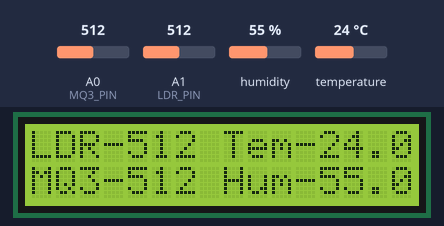
The sketch below on a simulated Arduino Uno, built with avr-gcc and run on an emulated ATmega328P. Parts: 16×2 character LCD. Inputs (shaded band) come from the test bench; at power-on: humidity 55 %, A0 (MQ3_PIN) = 512, A1 (LDR_PIN) = 512, temperature 24 °C. The modem accepts every AT command (registered, SIM ready, sends succeed) and sends nothing else; what the sketch prints to the serial monitor is not drawn.

Above: at 12.3 s.
12.4 s: humidity set to 22 %
At 17.5 s:
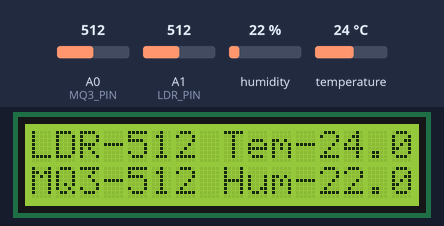
17.9 s: A0 (MQ3_PIN) set to 716
At 22.8 s:
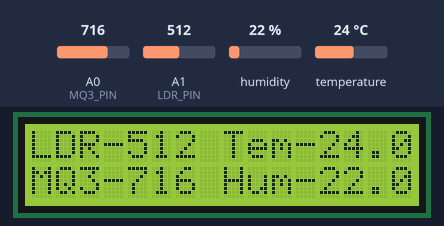
23.1 s: A1 (LDR_PIN) set to 716
At 28.0 s:
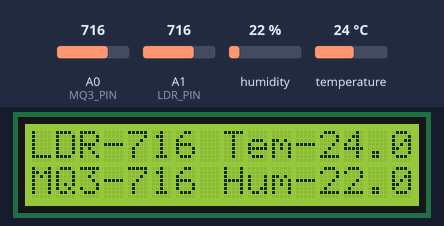
28.3 s: temperature set to 12 °C
At 33.2 s:
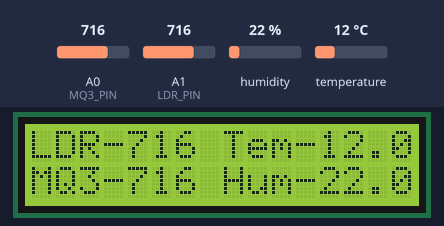
33.5 s: A0 (MQ3_PIN) set to 992
At 37.5 s:
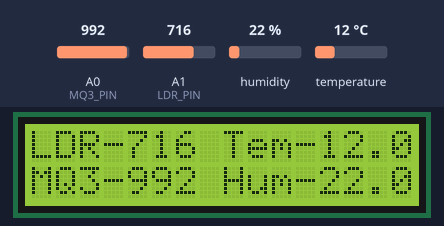
38.7 s: A1 (LDR_PIN) set to 992
At 42.8 s:
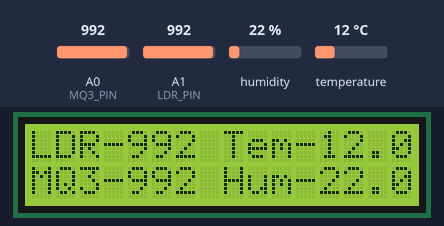
Timing chart, 0 to 44.3 s (numbered marks = the images above; inputs shaded):
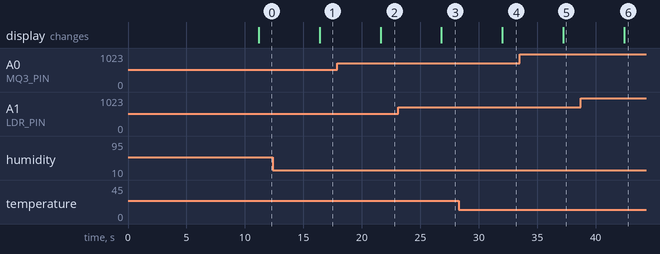

Measured:
- after the input at 12.4 s, the display: changes after 4.0 s (image 1)
- after the input at 17.9 s, the display: changes after 3.7 s (image 2)
- after the input at 23.1 s, the display: changes after 3.7 s (image 3)
- after the input at 28.3 s, the display: changes after 3.7 s (image 4)
- after the input at 33.5 s, the display: changes after 3.7 s (image 5)
- after the input at 38.7 s, the display: changes after 3.7 s (image 6)

The sketch:

IotNonpackedsourcecode.ino
```cpp
#include <SoftwareSerial.h>
#include <LiquidCrystal.h>
#include <DHT.h> // Include the DHT library

#define DHT11_PIN 8 // Define DHT11_PIN here

LiquidCrystal lcd(10, 9, 5, 4, 3, 2);
DHT dht(DHT11_PIN, DHT11); // Initialize DHT object with pin and type

float t = 0;
float h = 0;

#define LDR_PIN A1
#define MQ3_PIN A0

char data = 0;
int ldr_read = 0;
int gas_read = 0;

String apiKey = "[YOUR_THINGSPEAK_API_KEY]"; // Replace with your ThingSpeak API Key
SoftwareSerial ser(12, 13); // RX, TX

void setup() {
  ser.begin(9600);
  lcd.begin(16, 2);

  pinMode(LDR_PIN, INPUT);
  pinMode(MQ3_PIN, INPUT);

  lcd.setCursor(1, 0);
  lcd.print("*SmarT FooD*");
  lcd.setCursor(3, 1);
  lcd.print("MonitorinG");
  Serial.begin(9600);

  ser.println("AT");
  delay(1000);
  ser.println("AT+GMR");
  delay(1000);
  ser.println("AT+CWMODE=3");
  delay(1000);
  ser.println("AT+RST");
  delay(5000);
  ser.println("AT+CIPMUX=1");
  delay(1000);
  String cmd = "AT+CWJAP=\"[vamshi]\",\"[raoraorao]\"";
  ser.println(cmd);
  delay(1000);
  ser.println("AT+CIFSR");
  delay(1000);
}

void loop() {
  lcd.clear();
  ldr_read = analogRead(LDR_PIN);
  lcd.setCursor(0, 0);
  lcd.print("LDR-");
  lcd.setCursor(4, 0);
  lcd.print(ldr_read);

  lcd.setCursor(0, 1);
  lcd.print("MQ3-");
  gas_read = analogRead(MQ3_PIN);
  lcd.setCursor(4, 1);
  lcd.print(gas_read);

  t = dht.readTemperature(); // Read temperature
  lcd.setCursor(8, 0);
  lcd.print("Tem-");
  lcd.setCursor(12, 0);
  lcd.print(t);
  Serial.println(t);

  h = dht.readHumidity(); // Read humidity
  lcd.setCursor(8, 1);
  lcd.print("Hum-");
  lcd.setCursor(12, 1);
  lcd.print(h);
  Serial.println(h);

  esp_8266();
}

void esp_8266() {
  String cmd = "AT+CIPSTART=\"TCP\",\"api.thingspeak.com\",80";
  ser.println(cmd);
  Serial.println(cmd);
  if (ser.find("Error")) {
    Serial.println("AT+CIPSTART error");
    return;
  }

  String postStr = "api_key=" + apiKey;
  postStr += "&field1=" + String(t);
  postStr += "&field2=" + String(h);
  postStr += "&field3=" + String(ldr_read);
  postStr += "&field4=" + String(gas_read);

  cmd = "AT+CIPSEND=";
  cmd += String(postStr.length());
  ser.println(cmd);
  Serial.println(cmd);
  delay(1000);
  ser.println(postStr);
  Serial.println(postStr);

  delay(3000);
}
```
